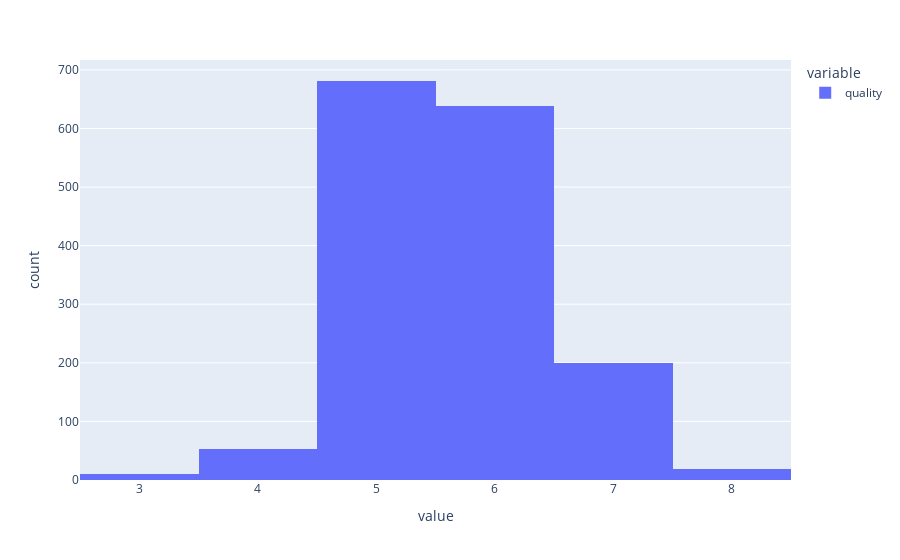

Notebook code for this chart:
### Markdown cell above
## Frequency Distribution

### Code cell
df.quality.plot(kind='hist',backend='plotly')

### Figure 1 — Plotly figure (JSON) as saved in the notebook; plotly's stock layout.template omitted (floating-point values rounded to 4 significant figures; data arrays with more than 128 entries replaced by an {"elided": "..."} marker saying what was removed)
{"data": [{"alignmentgroup": "True", "bingroup": "x", "hovertemplate": "variable=quality<br>value=%{x}<br>count=%{y}<extra></extra>", "legendgroup": "quality", "marker": {"color": "#636efa", "pattern": {"shape": ""}}, "name": "quality", "offsetgroup": "quality", "orientation": "v", "showlegend": true, "type": "histogram", "x": {"elided": "1599 int values"}, "xaxis": "x", "yaxis": "y"}], "layout": {"barmode": "relative", "legend": {"title": {"text": "variable"}, "tracegroupgap": 0}, "margin": {"t": 60}, "xaxis": {"anchor": "y", "domain": [0, 1], "title": {"text": "value"}}, "yaxis": {"anchor": "x", "domain": [0, 1], "title": {"text": "count"}}}}
